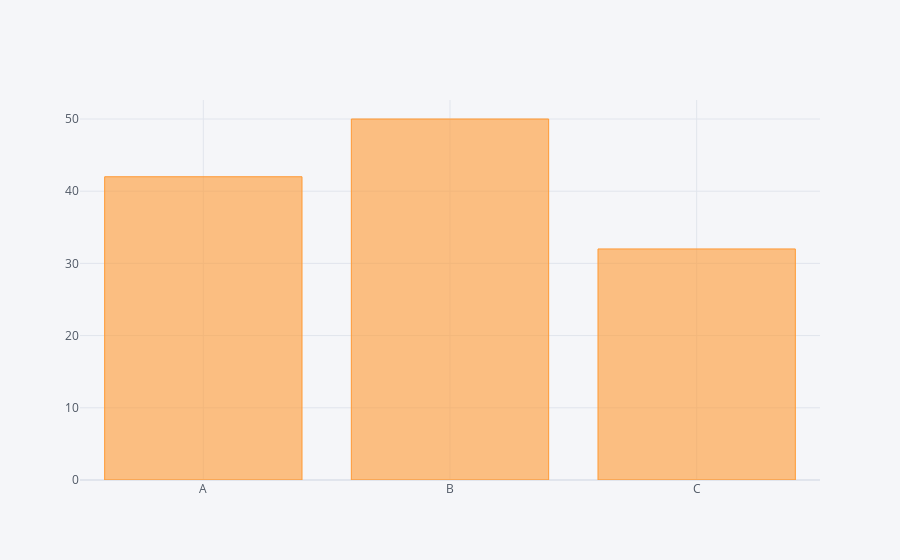

The notebook cell saved with this chart:
### Code cell
df2.iplot(kind='bar',x='Category',y='values')

### Figure 1 — Plotly figure (JSON) as saved in the notebook; plotly's stock layout.template omitted (floating-point values rounded to 4 significant figures)
{"data": [{"marker": {"color": "rgba(255, 153, 51, 0.6)", "line": {"color": "rgba(255, 153, 51, 1.0)", "width": 1}}, "name": "values", "orientation": "v", "text": "", "type": "bar", "x": ["A", "B", "C"], "y": [42, 50, 32]}], "layout": {"legend": {"bgcolor": "#F5F6F9", "font": {"color": "#4D5663"}}, "paper_bgcolor": "#F5F6F9", "plot_bgcolor": "#F5F6F9", "title": {"font": {"color": "#4D5663"}}, "xaxis": {"gridcolor": "#E1E5ED", "showgrid": true, "tickfont": {"color": "#4D5663"}, "title": {"font": {"color": "#4D5663"}, "text": ""}, "zerolinecolor": "#E1E5ED"}, "yaxis": {"gridcolor": "#E1E5ED", "showgrid": true, "tickfont": {"color": "#4D5663"}, "title": {"font": {"color": "#4D5663"}, "text": ""}, "zerolinecolor": "#E1E5ED"}}}
